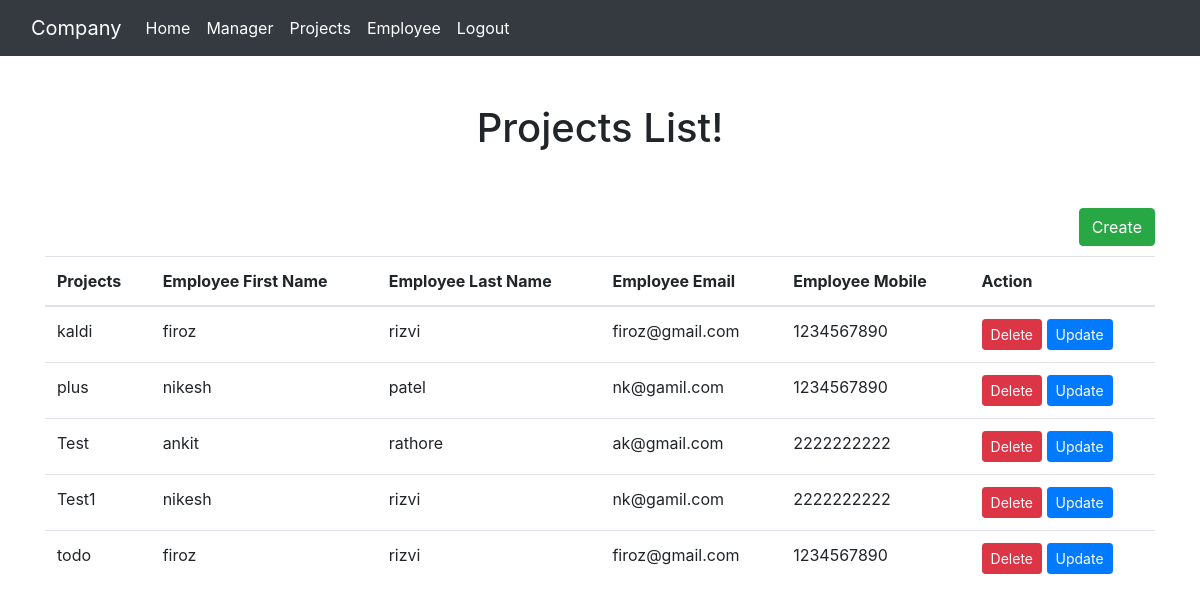
The page /dashboard/project_list (signed in) on the database its author committed.
### relationship/models.py (models this page shows, shortened)
class Project(models.Model):
    project = models.CharField(max_length =100)
    employee = models.ForeignKey(Employee, on_delete=models.CASCADE)

class Employee(models.Model):
    first_name = models.CharField(max_length = 30)
    last_name = models.CharField(max_length = 30)
    email = models.EmailField()
    mobile = models.CharField(max_length =10)

### relationship/views.py (the view)
# urls.py: path('project_list',views.ProjectList.as_view(),name = 'project_list'),
@method_decorator(login_required,name='dispatch')
class ProjectList(generic.ListView):
    model = Project
    context_object_name = 'projects'
    template_name = 'project/list.html'

### relationship/templates/project/list.html
{% extends "base.html"%}
{% block content %}
<center class="mt-5">
    <h1 class="display-6">Projects List!</h1>
</center>
<div class="container">
<div class="row">
    <div class="col mt-5">
        <div class="float-right">
            <a href="{% url 'create_project'%}"  class="btn btn-success ">Create</a>
        </div>
    <br>
<table class="table mt-4">
    <thead>
        <tr>
            <th scope="col">Projects</th>
            <th scope="col">Employee First Name</th>
            <th scope="col">Employee Last Name</th>
            <th scope="col">Employee Email</th>
            <th scope="col">Employee Mobile</th>
            <th scope="col" colspan="2">Action</th>
        </tr>
    </thead>
    <tbody>
        {% for project in projects reversed %}
        <tr>
            <td >{{project.project}}</td>
            <td >{{project.employee.first_name}}</td>
            <td >{{project.employee.last_name}}</td>
            <td >{{project.employee.email}}</td>
            <td >{{project.employee.mobile}}</td>
            <td ><a href="{% url 'project_delete' project.id %}"class="btn btn-danger btn-sm">Delete</a>
            <a href="{% url 'update_project' project.id %}" class="btn btn-primary btn-sm">Update</a></td>
        </tr>
        {% endfor %}
    </tbody>
</table>
</div>
</div>
</div>
{% endblock content %}

### rows shown on the page
Project: project "kaldi", employee.first_name "firoz", employee.last_name "rizvi", employee.email "firoz@gmail.com", employee.mobile "1234567890"
Project: project "plus", employee.first_name "nikesh", employee.last_name "patel", employee.email "nk@gamil.com", employee.mobile "1234567890"
Project: project "Test", employee.first_name "ankit", employee.last_name "rathore", employee.email "ak@gmail.com", employee.mobile "2222222222"
Project: project "Test1", employee.first_name "nikesh", employee.last_name "rizvi", employee.email "nk@gamil.com", employee.mobile "2222222222"
Project: project "todo", employee.first_name "firoz", employee.last_name "rizvi", employee.email "firoz@gmail.com", employee.mobile "1234567890"
